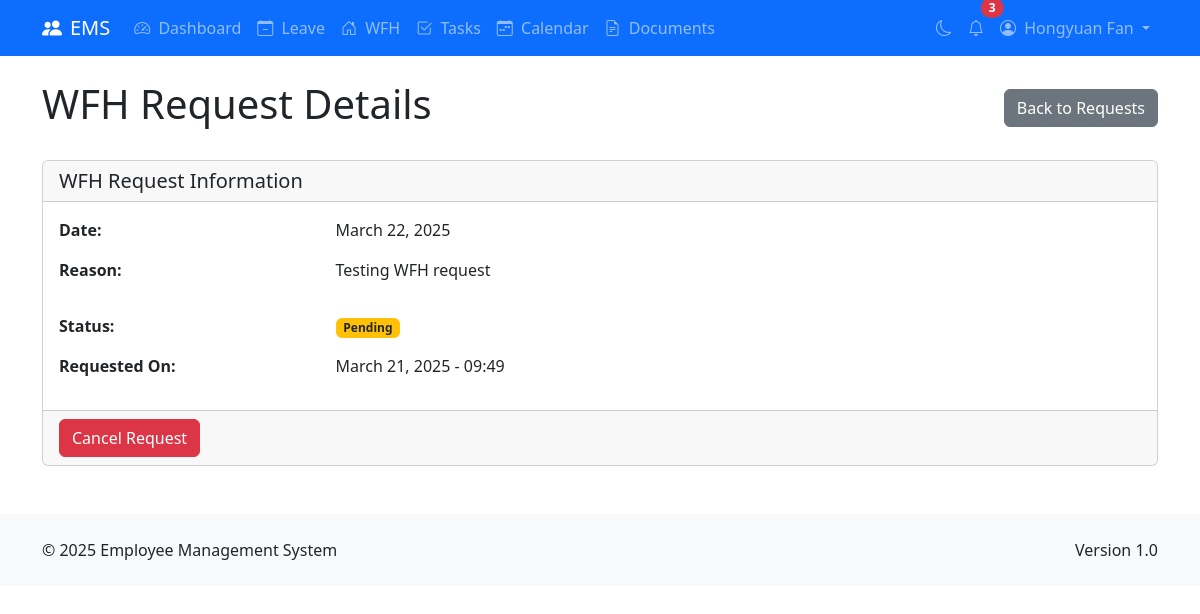
/wfh/1/ (signed in), run on the app's committed database.
### accounts/models.py (models this page shows, shortened)
class CustomUser(AbstractUser):
    EMPLOYEE = 'employee'
    MANAGER = 'manager'
    HR = 'hr'
    ADMIN = 'admin'
    USER_TYPES = [
        (EMPLOYEE, 'Employee'),
        (MANAGER, 'Manager'),
        (HR, 'HR'),
        (ADMIN, 'Admin'),
    ]
    IT = 'it'
    HR_DEPT = 'hr'
    FINANCE = 'finance'
    MARKETING = 'marketing'
    SALES = 'sales'
    OPERATIONS = 'operations'
    CUSTOMER_SERVICE = 'customer_service'
    RESEARCH = 'research'
    DEPARTMENTS = [
        (IT, 'Information Technology'),
        (HR_DEPT, 'Human Resources'),
        (FINANCE, 'Finance'),
        (MARKETING, 'Marketing'),
        (SALES, 'Sales'),
        (OPERATIONS, 'Operations'),
        (CUSTOMER_SERVICE, 'Customer Service'),
        (RESEARCH, 'Research & Development'),
    ]
    user_type = models.CharField(max_length=20, choices=USER_TYPES, default=EMPLOYEE)
    department = models.CharField(max_length=20, choices=DEPARTMENTS, null=True, blank=True)
    phone_number = models.CharField(max_length=20, blank=True)
    address = models.TextField(blank=True)
    emergency_contact = models.CharField(max_length=100, blank=True)
    date_of_birth = models.DateField(null=True, blank=True)
    hire_date = models.DateField(null=True, blank=True)
    profile_picture = models.ImageField(upload_to=profile_picture_upload_path, null=True, blank=True)
    manager = models.ForeignKey(
        'self',
        on_delete=models.SET_NULL,
        null=True,
        blank=True,
        related_name='managed_employees'
    )

### wfh_system/models.py (models this page shows, shortened)
class WFHRequest(models.Model):
    PENDING = 'pending'
    APPROVED = 'approved'
    REJECTED = 'rejected'
    CANCELLED = 'cancelled'
    STATUS_CHOICES = [
        (PENDING, 'Pending'),
        (APPROVED, 'Approved'),
        (REJECTED, 'Rejected'),
        (CANCELLED, 'Cancelled'),
    ]
    user = models.ForeignKey(
        settings.AUTH_USER_MODEL,
        on_delete=models.CASCADE,
        related_name='wfh_requests'
    )
    date = models.DateField()
    reason = models.TextField()
    status = models.CharField(max_length=20, choices=STATUS_CHOICES, default=PENDING)
    processed_by = models.ForeignKey(
        settings.AUTH_USER_MODEL,
        on_delete=models.SET_NULL,
        null=True,
        blank=True,
        related_name='wfh_requests_processed'
    )
    processed_at = models.DateTimeField(null=True, blank=True)
    rejection_reason = models.TextField(blank=True)
    created_at = models.DateTimeField(auto_now_add=True)
    class Meta:
        ordering = ['-created_at']
        unique_together = ['user', 'date']

### wfh_system/views.py (the view)
# urls.py: path('<int:pk>/', views.wfh_request_detail, name='wfh_request_detail'),
@login_required
def wfh_request_detail(request, pk):
    wfh_request = get_object_or_404(WFHRequest, pk=pk, user=request.user)
    return render(request, 'wfh_system/wfh_request_detail.html', {
        'wfh_request': wfh_request
    })

### wfh_system/templates/wfh_system/wfh_request_detail.html (shortened to what this page needs)
{% extends 'base.html' %}
{% block content %}
<div class="container mt-4">
    <div class="d-flex justify-content-between align-items-center mb-4">
        <h1>WFH Request Details</h1>
        <div>
            <a href="{% url 'wfh_request_list' %}" class="btn btn-secondary">Back to Requests</a>
        </div>
    </div>
    <div class="card mb-4">
        <div class="card-header">
            <h5 class="mb-0">WFH Request Information</h5>
        </div>
        <div class="card-body">
            <div class="row mb-3">
                <div class="col-md-3 fw-bold">Date:</div>
                <div class="col-md-9">{{ wfh_request.date|date:"F d, Y" }}</div>
            </div>
            <div class="row mb-3">
                <div class="col-md-3 fw-bold">Reason:</div>
                <div class="col-md-9">{{ wfh_request.reason|linebreaks }}</div>
            </div>
            <div class="row mb-3">
                <div class="col-md-3 fw-bold">Status:</div>
                <div class="col-md-9">
                    {% if wfh_request.status == 'pending' %}
                        <span class="badge bg-warning text-dark">Pending</span>
                    {% elif wfh_request.status == 'approved' %}
                        <span class="badge bg-success">Approved</span>
                    {% elif wfh_request.status == 'rejected' %}
                        <span class="badge bg-danger">Rejected</span>
                    {% else %}
                        <span class="badge bg-secondary">Cancelled</span>
                    {% endif %}
                </div>
            </div>
            <div class="row mb-3">
                <div class="col-md-3 fw-bold">Requested On:</div>
                <div class="col-md-9">{{ wfh_request.created_at|date:"F d, Y - H:i" }}</div>
            </div>
        </div>
        {% if wfh_request.status == 'pending' %}
        <div class="card-footer">
            <a href="{% url 'wfh_request_cancel' wfh_request.id %}" class="btn btn-danger" onclick="return confirm('Are you sure you want to cancel this WFH request?')">Cancel Request</a>
        </div>
        {% endif %}
    </div>
</div>
{% endblock %}

### templates/base.html (shortened to what this page needs)
<!DOCTYPE html>
<html lang="en">
<head>
    <link href="https://cdn.jsdelivr.net/npm/bootstrap@5.3.0/dist/css/bootstrap.min.css" rel="stylesheet">
    <link rel="stylesheet" href="https://cdn.jsdelivr.net/npm/bootstrap-icons@1.10.0/font/bootstrap-icons.css">
</head>
<body>
    {% if user.is_authenticated %}
    <nav class="navbar navbar-expand-lg navbar-dark bg-primary">
        <div class="container">
            <a class="navbar-brand" href="{% url 'dashboard' %}">
                <i class="bi bi-people-fill me-2"></i>EMS
            </a>
            <div class="collapse navbar-collapse" id="navbarNav">
                <ul class="navbar-nav me-auto">
                    <li class="nav-item">
                        <a class="nav-link" href="{% url 'dashboard' %}">
                            <i class="bi bi-speedometer2 me-1"></i> Dashboard
                        </a>
                    </li>
                    <li class="nav-item">
                        <a class="nav-link" href="{% url 'leave_request_list' %}">
                            <i class="bi bi-calendar-minus me-1"></i> Leave
                        </a>
                    </li>
                    <li class="nav-item">
                        <a class="nav-link" href="{% url 'wfh_request_list' %}">
                            <i class="bi bi-house-door me-1"></i> WFH
                        </a>
                    </li>
                    <li class="nav-item">
                        <a class="nav-link" href="{% url 'task_list' %}">
                            <i class="bi bi-check2-square me-1"></i> Tasks
                        </a>
                    </li>
                    <li class="nav-item">
                        <a class="nav-link" href="{% url 'calendar_view' %}">
                            <i class="bi bi-calendar-week me-1"></i> Calendar
                        </a>
                    </li>
                    <li class="nav-item">
                        <a class="nav-link" href="{% url 'document_list' %}">
                            <i class="bi bi-file-earmark-text me-1"></i> Documents
                        </a>
                    </li>
                </ul>
                <ul class="navbar-nav">
                    <li class="nav-item">
                        <a class="nav-link" href="#" id="dark-mode-toggle">
                            <i class="bi bi-moon" id="dark-mode-icon"></i>
                        </a>
                    </li>
                    <li class="nav-item">
                        <a class="nav-link position-relative" href="#">
                            <i class="bi bi-bell"></i>
                            <span class="position-absolute top-0 start-100 translate-middle badge rounded-pill bg-danger notification-badge" id="notification-badge">
                                3
                            </span>
                        </a>
                    </li>
                    <li class="nav-item dropdown">
                        <a class="nav-link dropdown-toggle" href="#" id="navbarDropdown" role="button" data-bs-toggle="dropdown" aria-expanded="false">
                            {% if user.profile_picture %}
                                <img src="{{ user.profile_picture.url }}" alt="Profile" class="rounded-circle me-1" style="width: 24px; height: 24px; object-fit: cover;">
                            {% else %}
                                <i class="bi bi-person-circle me-1"></i>
                            {% endif %}
                            {{ user.get_full_name|default:user.username }}
                        </a>
                    </li>
                </ul>
            </div>
        </div>
    </nav>
    {% endif %}
    {% block content %}{% endblock %}
    <footer class="bg-light py-4 mt-5">
        <div class="container">
            <div class="row">
                <div class="col-md-6">
                    <p class="mb-0">&copy; 2025 Employee Management System</p>
                </div>
                <div class="col-md-6 text-md-end">
                    <p class="mb-0">Version 1.0</p>
                </div>
            </div>
        </div>
    </footer>
</body>
</html>

### data on the page
CustomUser: get_full_name "Hongyuan Fan"
WFHRequest: date "March 22, 2025", reason "Testing WFH request", created_at "March 21, 2025 - 09:49"
